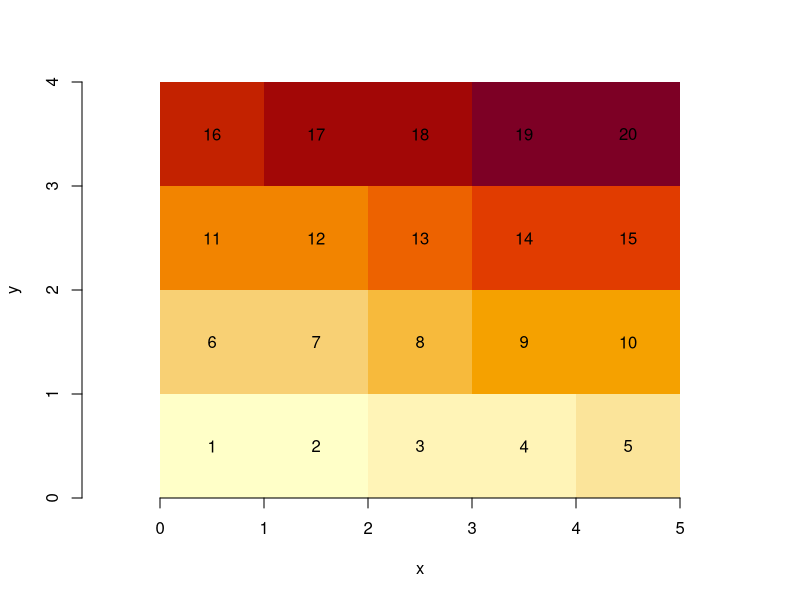
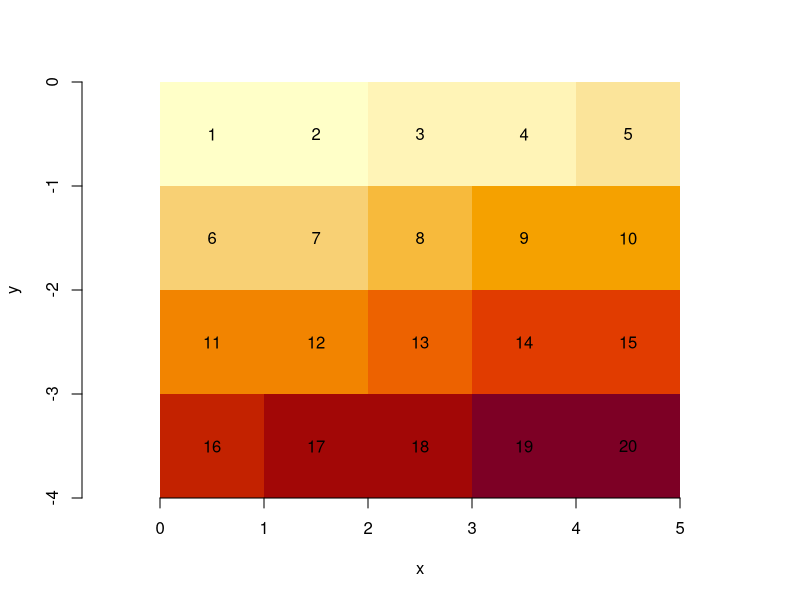
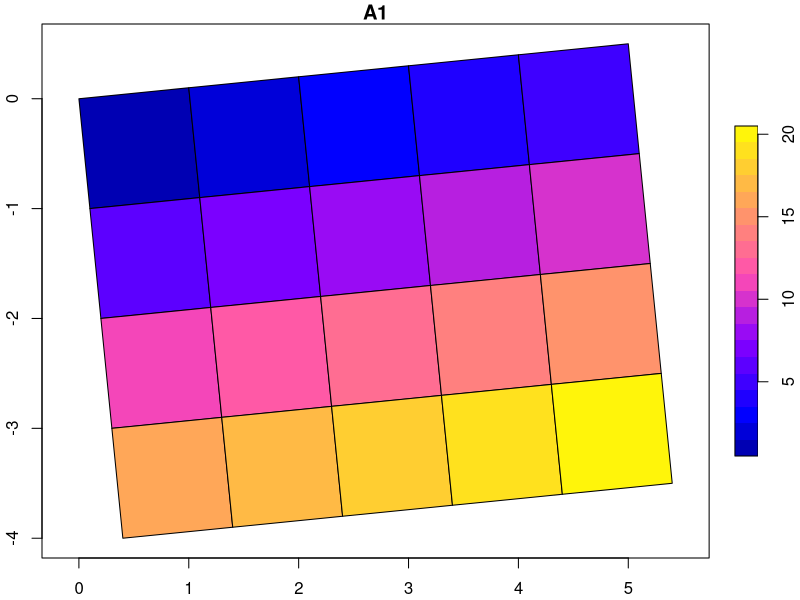
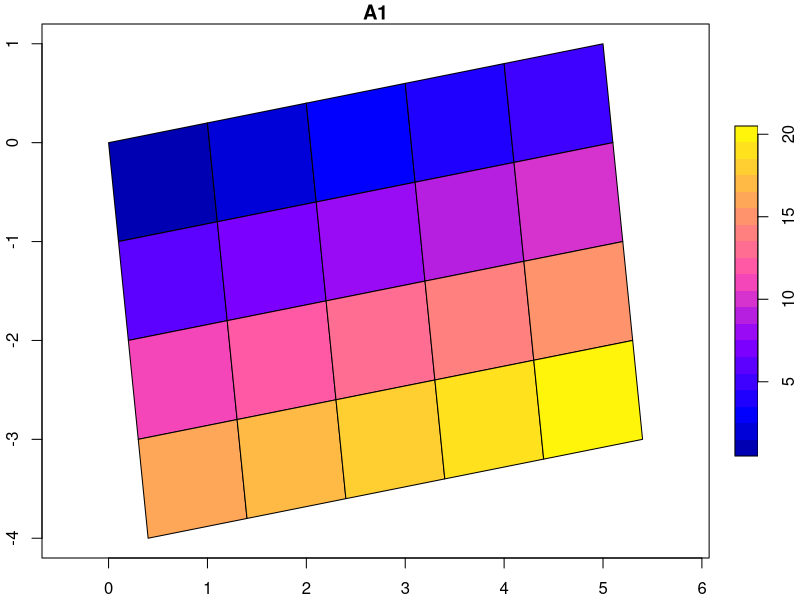
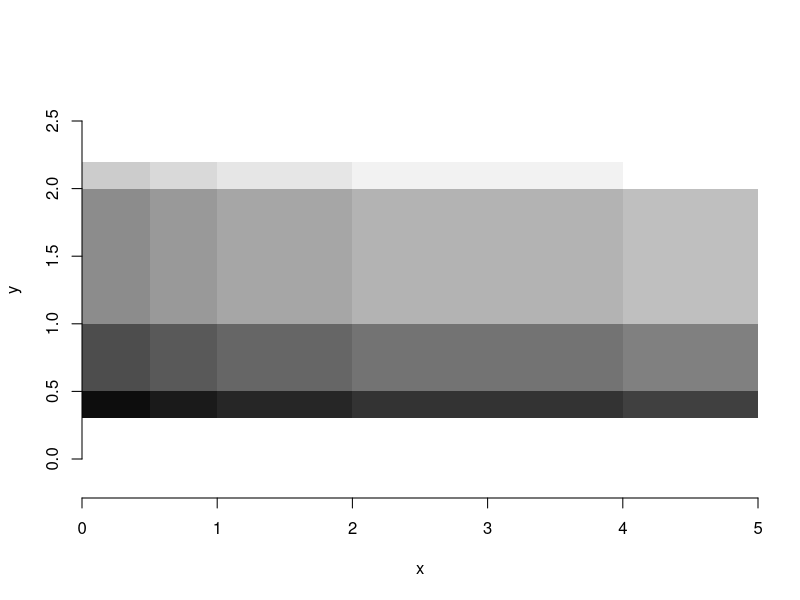

The R script that drew these images, in order: (Note: this script raises an error after producing the figures.)
## ----setup, include=FALSE------------------------------------------------
knitr::opts_chunk$set(echo = TRUE)
knitr::opts_chunk$set(collapse = TRUE)
set.seed(13579)

## ----fig.width=4.5, fig.height=4-----------------------------------------
suppressPackageStartupMessages(library(stars))
m = matrix(1:20, nrow = 5, ncol = 4)
dim(m) = c(x = 5, y = 4) # named dim
(s = st_as_stars(m))

## ------------------------------------------------------------------------
dim(s[[1]])

## ----fig.width=4.5, fig.height=4-----------------------------------------
image(s, text_values = TRUE, axes = TRUE)

## ----fig.width=4.5, fig.height=4-----------------------------------------
attr(s, "dimensions")[[2]]$delta = -1
image(s, text_values = TRUE, axes = TRUE)

## ------------------------------------------------------------------------
tif = system.file("tif/L7_ETMs.tif", package = "stars")
st_dimensions(read_stars(tif))["y"]

## ------------------------------------------------------------------------
str(attr(st_dimensions(s), "raster"))

## ------------------------------------------------------------------------
attr(attr(s, "dimensions"), "raster")$affine = c(0.1, 0.1)
plot(st_as_sf(s, as_points = FALSE), axes = TRUE, nbreaks = 20)

## ------------------------------------------------------------------------
atan2(0.1, 1) * 180 / pi

## ------------------------------------------------------------------------
attr(attr(s, "dimensions"), "raster")$affine = c(0.1, 0.2)
plot(st_as_sf(s, as_points = FALSE), axes = TRUE, nbreaks = 20)

## ------------------------------------------------------------------------
atan2(c(0.1, 0.2), 1) * 180 / pi

## ------------------------------------------------------------------------
x = c(0, 0.5, 1, 2, 4, 5)  # 6 numbers: boundaries!
y = c(0.3, 0.5, 1, 2, 2.2) # 5 numbers: boundaries!
(r = st_as_stars(list(m = m), dimensions = st_dimensions(x = x, y = y)))
st_bbox(r)
image(r, axes = TRUE, col = grey((1:20)/20))

## ------------------------------------------------------------------------
x = c(0, 0.5, 1, 2, 4)  # 5 numbers: offsets only!
y = c(0.3, 0.5, 1, 2)   # 4 numbers: offsets only!
(r = st_as_stars(list(m = m), dimensions = st_dimensions(x = x, y = y)))
st_bbox(r)

## ------------------------------------------------------------------------
x = c(0, 1, 2, 3, 4)  # 5 numbers: offsets only!
y = c(0.5, 1, 1.5, 2)   # 4 numbers: offsets only!
(r = st_as_stars(list(m = m), dimensions = st_dimensions(x = x, y = y)))
st_bbox(r)

## ------------------------------------------------------------------------
x = st_as_stars(matrix(1:9, 3, 3), 
                st_dimensions(x = c(1, 2, 3), y = c(2, 3, 10), cell_midpoints = TRUE))

## ----eval=FALSE----------------------------------------------------------
#  install.packages("starsdata", repos = "http://pebesma.staff.ifgi.de", type = "source")

## ------------------------------------------------------------------------
(s5p = system.file("sentinel5p/S5P_NRTI_L2__NO2____20180717T120113_20180717T120613_03932_01_010002_20180717T125231.nc", package = "starsdata"))

## ----echo=FALSE----------------------------------------------------------
EVAL = s5p != ""

## ----eval=EVAL-----------------------------------------------------------
nit.c = read_stars(s5p, sub = "//PRODUCT/SUPPORT_DATA/DETAILED_RESULTS/nitrogendioxide_summed_total_column",
	curvilinear = c("//PRODUCT/longitude", "//PRODUCT/latitude"), driver = NULL)
nit.c[[1]][nit.c[[1]] > 9e+36] = NA
st_crs(nit.c) = 4326
nit.c

## ----eval=EVAL-----------------------------------------------------------
plot(nit.c, breaks = "equal", reset = FALSE, axes = TRUE, as_points = TRUE, 
		 pch = 16,  logz = TRUE, key.length = 1)
maps::map('world', add = TRUE, col = 'red')

## ----eval=EVAL-----------------------------------------------------------
plot(nit.c, breaks = "equal", reset = FALSE, axes = TRUE, as_points = FALSE, 
		 border = NA, logz = TRUE, key.length = 1)
maps::map('world', add = TRUE, col = 'red')

## ----eval=EVAL-----------------------------------------------------------
(nit.c = stars:::st_downsample(nit.c, 8))
plot(nit.c, breaks = "equal", reset = FALSE, axes = TRUE, as_points = TRUE, 
		 pch = 16, logz = TRUE, key.length = 1)
maps::map('world', add = TRUE, col = 'red')

## ----eval=EVAL-----------------------------------------------------------
plot(nit.c, breaks = "equal", reset = FALSE, axes = TRUE, as_points = FALSE, 
		 border = NA, logz = TRUE, key.length = 1)
maps::map('world', add = TRUE, col = 'red')
